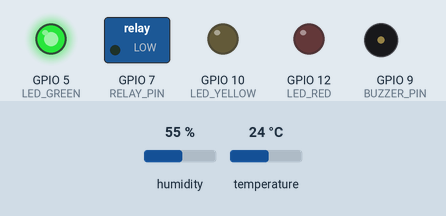
A sketch run on a simulated ESP32-S3. Shown: switched loads named in the sketch (green lamp = pin HIGH), output pins drawn as LEDs (lit = HIGH), buzzer (waves = sounding, pin HIGH). Inputs (shaded band) come from the test bench; at power-on: temperature 24 °C, humidity 55 %. WiFi joins after 1.5 s; servers stay silent unless stated; no MQTT or app messages arrive unless stated; what the sketch prints to the serial monitor is not drawn.

Above: at 2.7 s.
2.8 s: temperature set to 29.3 °C
7.7 s: temperature set to 30.3 °C
At 12.7 s:
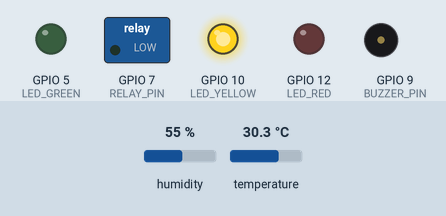
13.0 s: temperature set to 34.5 °C
17.7 s: temperature set to 35.8 °C
At 22.1 s:
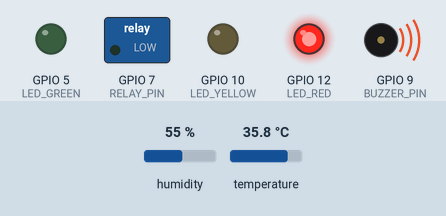
Timing chart, 0 to 23.6 s (numbered marks = the images above; inputs shaded):
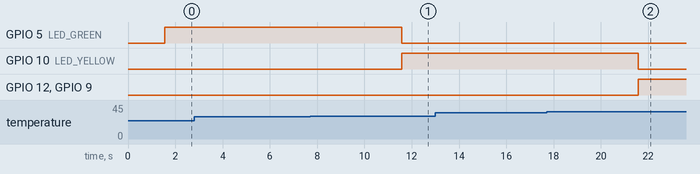

Measured:
- the behaviour switches between 29.9 and 30 °C on temperature (found by bisection; images 0 and 1)
- the behaviour switches between 35 and 35.1 °C on temperature (found by bisection; images 1 and 2)
- after the input at 2.8 s, every drawn part: stays the same
- after the input at 7.7 s, GPIO 5 (LED_GREEN): HIGH → LOW after 3.9 s; GPIO 10 (LED_YELLOW): LOW → HIGH after 3.9 s
- after the input at 13.0 s, every drawn part: stays the same
- after the input at 17.7 s, GPIO 10 (LED_YELLOW): HIGH → LOW after 3.9 s; GPIO 12 (LED_RED), GPIO 9 (BUZZER_PIN): LOW → HIGH after 3.9 s

The sketch:

esp32-http-server.ino
```cpp
#include <DHT.h>
#include <WiFi.h>
#include <PubSubClient.h>
#include <ArduinoJson.h>

#define DHTPIN 8
#define DHTTYPE DHT22
DHT dht(DHTPIN, DHTTYPE);

#define LED_GREEN 5
#define LED_YELLOW 10
#define LED_RED 12
#define RELAY_PIN 7
#define BUZZER_PIN 9

const char* ssid = "Wokwi-GUEST";
const char* password = "";

const char* mqtt_server = "broker.hivemq.com";
const char* mqtt_topic = "uts/152022262";
const char* pump_topic = "uts/152022262/pomp";
WiFiClient espClient;
PubSubClient client(espClient);

// Variable to track relay status
bool relayState = false;

void setup() {
    Serial.begin(115200);
    WiFi.begin(ssid, password);
    Serial.println("Connecting To WiFi");
    while (WiFi.status() != WL_CONNECTED) {
        delay(500);
        Serial.print(".");
    }
    client.setServer(mqtt_server, 1883);
    client.setCallback(mqttCallback);
    dht.begin();

    pinMode(LED_GREEN, OUTPUT);
    pinMode(LED_YELLOW, OUTPUT);
    pinMode(LED_RED, OUTPUT);
    pinMode(RELAY_PIN, OUTPUT);
    pinMode(BUZZER_PIN, OUTPUT);
}

void loop() {
    if (!client.connected()) {
        reconnect();
    }
    client.loop();

    // Read DHT sensor
    float humidity = dht.readHumidity();
    float temperature = dht.readTemperature();

    if (isnan(humidity) || isnan(temperature)) {
        Serial.println("Failed to read from DHT sensor!");
        return;
    }

    Serial.print("Suhu: ");
    Serial.print(temperature);
    Serial.print(" *C, Kelembapan: ");
    Serial.print(humidity);
    Serial.println(" %");

    // Publish data to the broker MQTT
    String payload = "{\"humidity\":" + String(humidity) + ", \"temperature\":" + String(temperature) + "}";
    client.publish(mqtt_topic, payload.c_str());

    if (relayState) {
        digitalWrite(RELAY_PIN, HIGH);
    } else {
        digitalWrite(RELAY_PIN, LOW);
    }

    if (temperature > 35) {
        digitalWrite(LED_RED, HIGH);
        digitalWrite(LED_YELLOW, LOW);
        digitalWrite(LED_GREEN, LOW);
        digitalWrite(BUZZER_PIN, HIGH);
    }
    else if (temperature >= 30 && temperature <= 35) {
        digitalWrite(LED_RED, LOW);
        digitalWrite(LED_YELLOW, HIGH);
        digitalWrite(LED_GREEN, LOW);
        digitalWrite(BUZZER_PIN, LOW);
    }
    else {
        digitalWrite(LED_RED, LOW);
        digitalWrite(LED_YELLOW, LOW);
        digitalWrite(LED_GREEN, HIGH);
        digitalWrite(BUZZER_PIN, LOW);
    }

    delay(5000);
}

void mqttCallback(char* topic, byte* payload, unsigned int length) {
    String message = "";
    for (unsigned int i = 0; i < length; i++) {
        message += (char)payload[i];
    }
    Serial.print("Received message: ");
    Serial.println(message);

    // Parse the JSON message
    DynamicJsonDocument doc(1024);
    DeserializationError error = deserializeJson(doc, message);

    if (error) {
        Serial.print("JSON parsing failed: ");
        Serial.println(error.f_str());
        return;
    }

    if (String(topic) == pump_topic) {
        bool popmpa = doc["popmpa"];

        if (popmpa) {
            relayState = true;
            Serial.println("Pompa aktifkan");
        } else {
            relayState = false;
            Serial.println("Pompa dimatikan");
        }
    }
}

void reconnect() {
    while (!client.connected()) {
        if (client.connect("Arief-152022262")) {
            Serial.println("Connected to MQTT broker");
            client.subscribe(pump_topic);
        } else {
            delay(5000);
        }
    }
}
```
